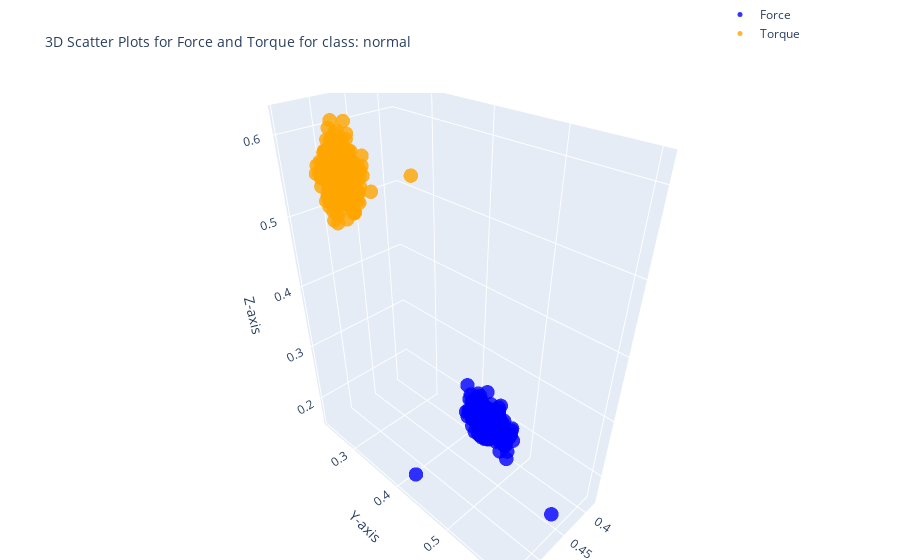

Source (notebook cell):
### Code cell
import plotly.graph_objects as go
class_name = unique_classes[0]
df_fr_collision=class_dfs[class_name]
# 3D scatter plot for Force (Fx, Fy, Fz)
force_plot = go.Scatter3d(
    x=df_fr_collision['Fx'],
    y=df_fr_collision['Fy'],
    z=df_fr_collision['Fz'],
    mode='markers',
    marker=dict(size=5, color='blue', opacity=0.8),
    name='Force'
)

# 3D scatter plot for Torque (Tx, Ty, Tz)
torque_plot = go.Scatter3d(
    x=df_fr_collision['Tx'],
    y=df_fr_collision['Ty'],
    z=df_fr_collision['Tz'],
    mode='markers',
    marker=dict(size=5, color='orange', opacity=0.8),
    name='Torque'
)

# Create subplots
fig = go.Figure()

# Add Force plot
fig.add_trace(force_plot)
fig.add_trace(torque_plot)

# Layout settings
fig.update_layout(
    title='3D Scatter Plots for Force and Torque for class: ' + class_name,
    title_font=dict(size=14),  # Change the title font size
    scene=dict(
        xaxis_title='X-axis',
        yaxis_title='Y-axis',
        zaxis_title='Z-axis'
    ),
    legend=dict(x=0.8, y=1.2),
    margin=dict(l=0, r=0, b=0, t=40)
)

fig.show()

### Figure 1 — Plotly figure (JSON) as saved in the notebook; plotly's stock layout.template omitted (floating-point values rounded to 4 significant figures; data arrays with more than 128 entries replaced by an {"elided": "..."} marker saying what was removed)
{"data": [{"marker": {"color": "blue", "opacity": 0.8, "size": 5}, "mode": "markers", "name": "Force", "type": "scatter3d", "x": {"elided": "300 float values"}, "y": {"elided": "300 float values"}, "z": {"elided": "300 float values"}}, {"marker": {"color": "orange", "opacity": 0.8, "size": 5}, "mode": "markers", "name": "Torque", "type": "scatter3d", "x": {"elided": "300 float values"}, "y": {"elided": "300 float values"}, "z": {"elided": "300 float values"}}], "layout": {"legend": {"x": 0.8, "y": 1.2}, "margin": {"b": 0, "l": 0, "r": 0, "t": 40}, "scene": {"xaxis": {"title": {"text": "X-axis"}}, "yaxis": {"title": {"text": "Y-axis"}}, "zaxis": {"title": {"text": "Z-axis"}}}, "title": {"font": {"size": 14}, "text": "3D Scatter Plots for Force and Torque for class: normal"}}}
